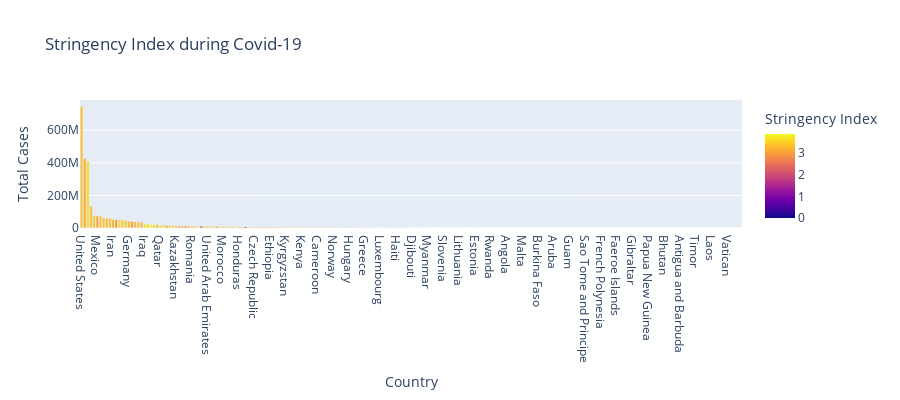

Notebook code cell kept with this figure:
### Code cell
fig = px.bar(df, x='Country', y='Total Cases',
             hover_data=['Population', 'Total Deaths'], 
             color='Stringency Index', height=400, 
             title= "Stringency Index during Covid-19")
fig.show()

### Figure 1 — Plotly figure (JSON) as saved in the notebook; plotly's stock layout.template omitted (floating-point values rounded to 4 significant figures; data arrays with more than 128 entries replaced by an {"elided": "..."} marker saying what was removed)
{"data": [{"alignmentgroup": "True", "customdata": {"elided": "210x2 float values"}, "hovertemplate": "Country=%{x}<br>Total Cases=%{y}<br>Population=%{customdata[0]}<br>Total Deaths=%{customdata[1]}<br>Stringency Index=%{marker.color}<extra></extra>", "legendgroup": "", "marker": {"color": {"elided": "210 float values"}, "coloraxis": "coloraxis", "pattern": {"shape": ""}}, "name": "", "offsetgroup": "", "orientation": "v", "showlegend": false, "textposition": "auto", "type": "bar", "x": {"elided": "210 str values"}, "xaxis": "x", "y": {"elided": "210 int values"}, "yaxis": "y"}], "layout": {"barmode": "relative", "coloraxis": {"colorbar": {"title": {"text": "Stringency Index"}}, "colorscale": [[0, "#0d0887"], [0.1111, "#46039f"], [0.2222, "#7201a8"], [0.3333, "#9c179e"], [0.4444, "#bd3786"], [0.5556, "#d8576b"], [0.6667, "#ed7953"], [0.7778, "#fb9f3a"], [0.8889, "#fdca26"], [1, "#f0f921"]]}, "height": 400, "legend": {"tracegroupgap": 0}, "title": {"text": "Stringency Index during Covid-19"}, "xaxis": {"anchor": "y", "domain": [0, 1], "title": {"text": "Country"}}, "yaxis": {"anchor": "x", "domain": [0, 1], "title": {"text": "Total Cases"}}}}
